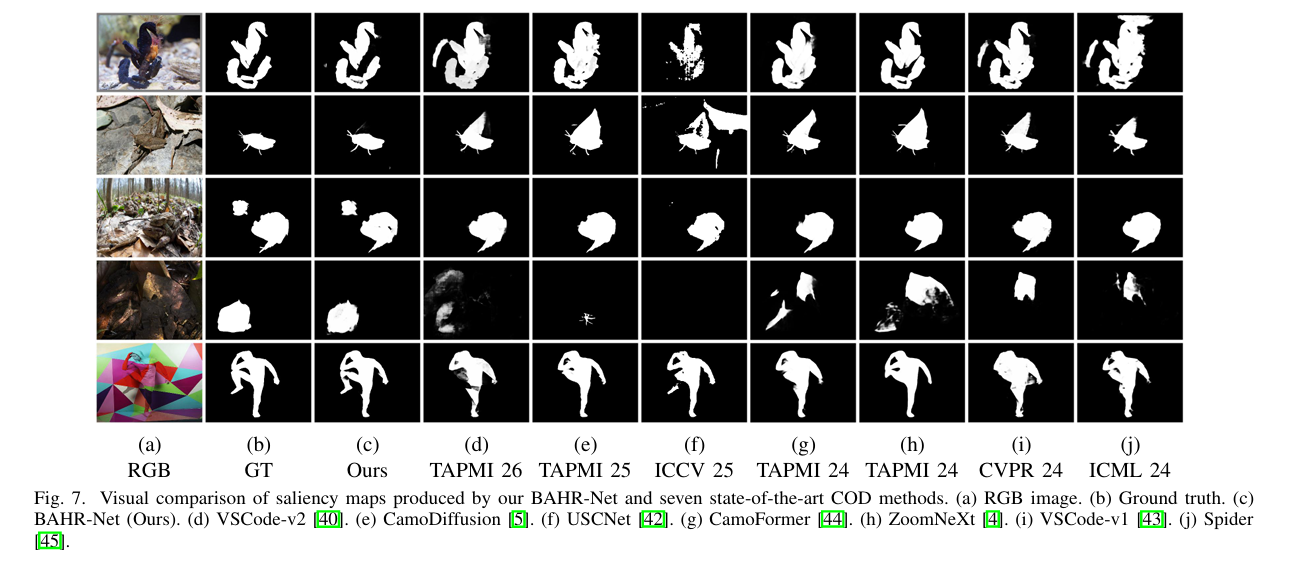
#> input picture assets/cod_case.png, 1297 x 580 px
$ python -i custom_transforms.py   (imports and definitions only)
#> lines starting #> are read from the running program, lines starting #| are printed output that depends on the picture
#> further down, picture is the input picture: PIL image 1297x580 RGBA; mean R, G, B, A 130.4, 130.2, 129.6, 255
import random
from PIL import Image,ImageEnhance
import numpy as np
import cv2
import torch.nn.functional as F
import math

# [29 lines left out: functions random_flip, random_crop, random_rotation, not called in this run]


def color_enhance(image):
    bright_intensity = random.randint(5, 15) / 10.0
    image = ImageEnhance.Brightness(image).enhance(bright_intensity)
    contrast_intensity = random.randint(5, 15) / 10.0
    image = ImageEnhance.Contrast(image).enhance(contrast_intensity)
    color_intensity = random.randint(0, 20) / 10.0
    image = ImageEnhance.Color(image).enhance(color_intensity)
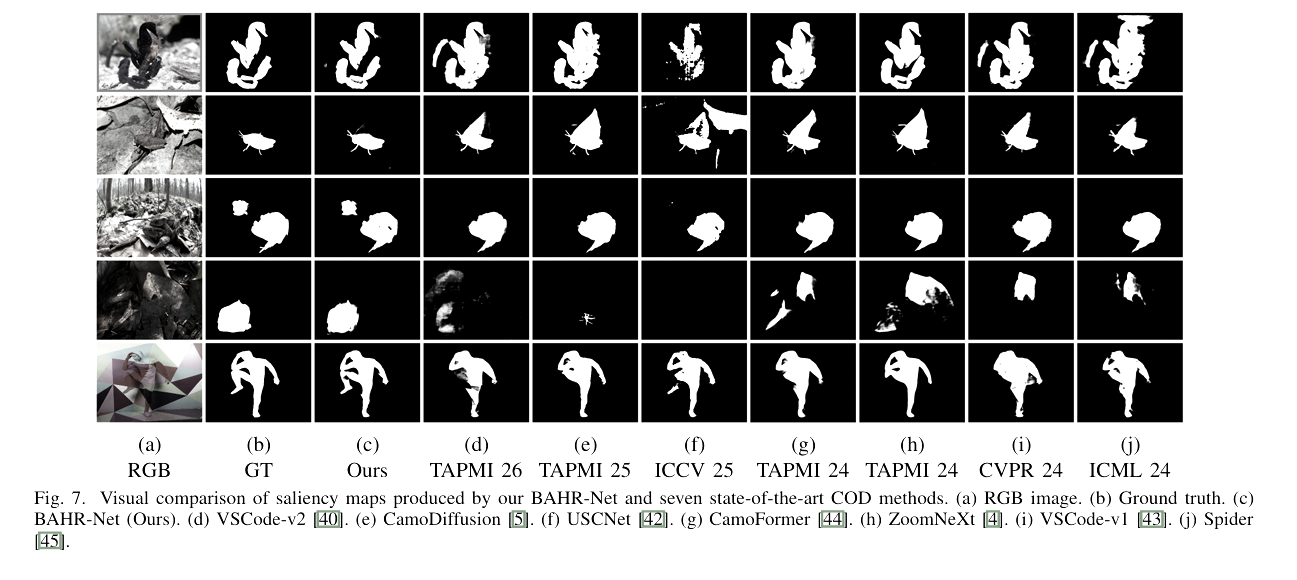
#> image: PIL image 1297x580 RGBA; mean R, G, B, A 131.5, 131.5, 131.4, 255
    sharp_intensity = random.randint(0, 30) / 10.0
    image = ImageEnhance.Sharpness(image).enhance(sharp_intensity)
    return image

# [65 lines left out: functions suppress_foreground_contrast, suppress_contrast_with_overlay, pair_color_enhance, not called in this run]

def image_suffix(f):
    return f.endswith('.bmp') or f.endswith('.png') or f.endswith('.jpg')

>>> from PIL import Image
>>> picture = Image.open('../assets/cod_case.png')
>>> result = color_enhance(picture)

$ run again, on assets/sod_case.png
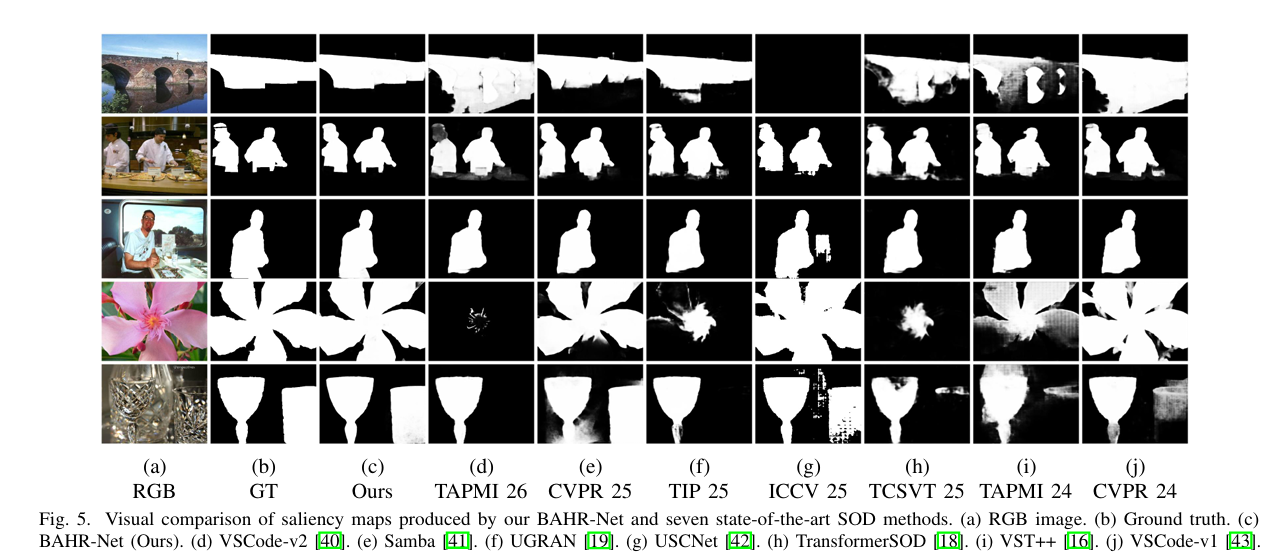
#> input picture assets/sod_case.png, 1283 x 558 px
#> picture is the input picture: PIL image 1283x558 RGBA; mean R, G, B, A 152, 151.9, 151.2, 255
#> in color_enhance, `image = ImageEnhance.Color(image).enhance(color_intensity)`:
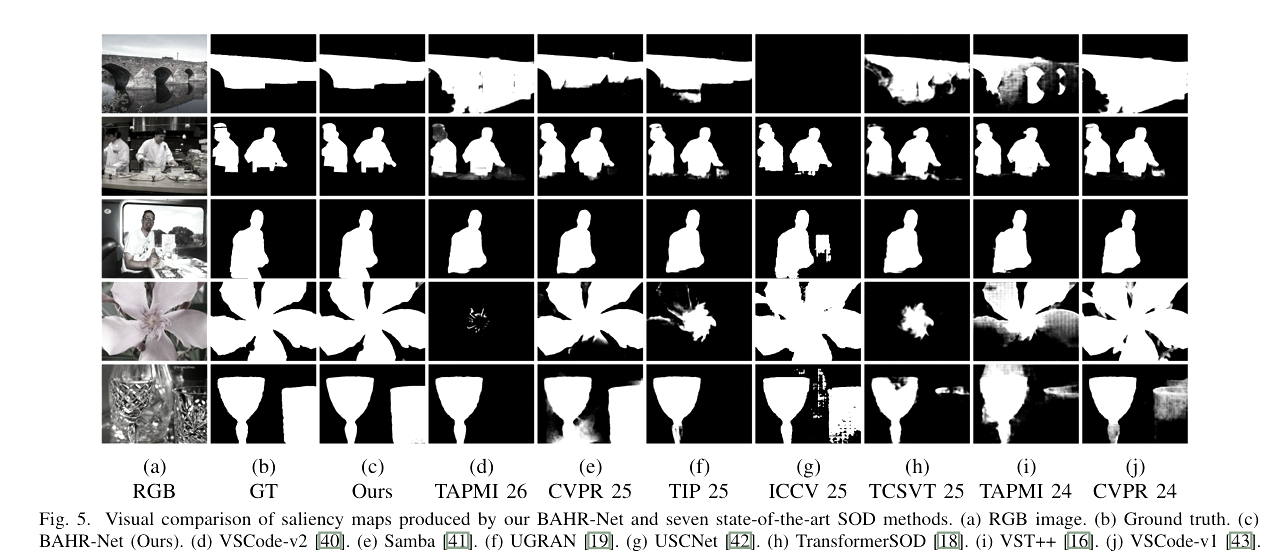
#> image: PIL image 1283x558 RGBA; mean R, G, B, A 153.3, 153.3, 153.2, 255
